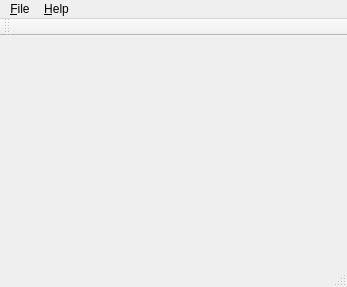
<?xml version="1.0" encoding="UTF-8"?>
<ui version="4.0">
 <class>MainWindow</class>
 <widget class="QMainWindow" name="MainWindow">
  <property name="geometry">
   <rect>
    <x>0</x>
    <y>0</y>
    <width>347</width>
    <height>287</height>
   </rect>
  </property>
  <property name="windowTitle">
   <string>Anon+ - Bitcoin Pool Miner </string>
  </property>
  <property name="locale">
   <locale language="English" country="UnitedStates"/>
  </property>
  <widget class="QWidget" name="centralWidget"/>
  <widget class="QMenuBar" name="menuBar">
   <property name="geometry">
    <rect>
     <x>0</x>
     <y>0</y>
     <width>347</width>
     <height>23</height>
    </rect>
   </property>
   <widget class="QMenu" name="menu_File">
    <property name="title">
     <string>&amp;File</string>
    </property>
   </widget>
   <widget class="QMenu" name="menu_help">
    <property name="title">
     <string>&amp;Help</string>
    </property>
    <addaction name="action_About"/>
   </widget>
   <addaction name="menu_File"/>
   <addaction name="menu_help"/>
  </widget>
  <widget class="QToolBar" name="mainToolBar">
   <attribute name="toolBarArea">
    <enum>TopToolBarArea</enum>
   </attribute>
   <attribute name="toolBarBreak">
    <bool>false</bool>
   </attribute>
  </widget>
  <widget class="QStatusBar" name="statusBar"/>
  <action name="action_About">
   <property name="text">
    <string>&amp;About</string>
   </property>
  </action>
 </widget>
 <layoutdefault spacing="6" margin="11"/>
 <resources/>
 <connections/>
</ui>
